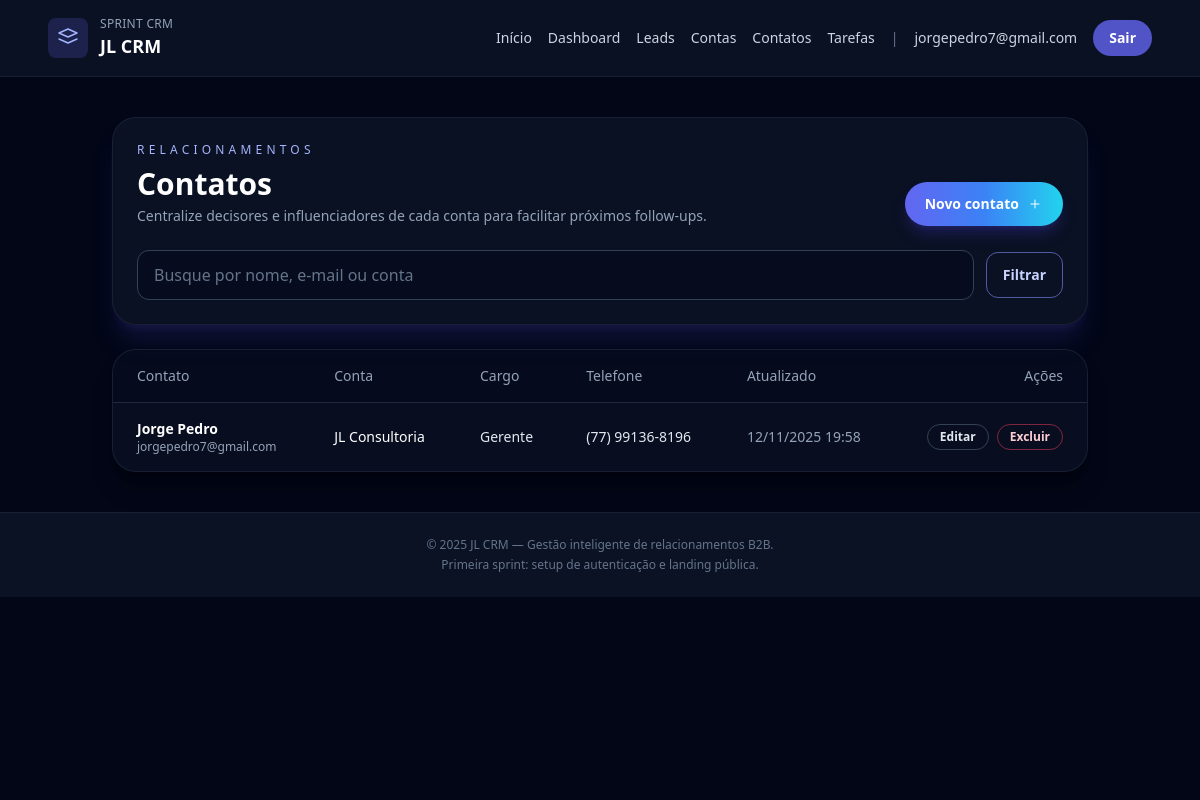
Screenshot of /contacts/ (signed in) with the database file from the repository.
### users/models.py (models this page shows, shortened)
class User(AbstractUser):
    username = None
    email = models.EmailField('E-mail', unique=True)
    date_joined = models.DateTimeField(default=timezone.now)
    USERNAME_FIELD = 'email'
    REQUIRED_FIELDS = []
    objects = CustomUserManager()

### contacts/models.py (models this page shows, shortened)
class Contact(models.Model):
    owner = models.ForeignKey(
        settings.AUTH_USER_MODEL,
        on_delete=models.CASCADE,
        related_name='contacts',
    )
    account = models.ForeignKey(
        Account,
        on_delete=models.CASCADE,
        related_name='contacts',
    )
    name = models.CharField('Nome completo', max_length=150)
    email = models.EmailField('E-mail')
    phone = models.CharField('Telefone', max_length=20, blank=True)
    position = models.CharField('Cargo', max_length=120, blank=True)
    created_at = models.DateTimeField('Criado em', auto_now_add=True)
    updated_at = models.DateTimeField('Atualizado em', auto_now=True)
    class Meta:
        ordering = ['name']
        verbose_name = 'Contato'
        verbose_name_plural = 'Contatos'
        unique_together = ('owner', 'email')

### accounts/models.py (models this page shows, shortened)
class Account(models.Model):
    owner = models.ForeignKey(
        settings.AUTH_USER_MODEL,
        on_delete=models.CASCADE,
        related_name='accounts',
    )
    name = models.CharField('Nome da empresa', max_length=150)
    industry = models.CharField('Segmento', max_length=100, blank=True)
    city = models.CharField('Cidade', max_length=100, blank=True)
    website = models.URLField('Site', blank=True)
    created_at = models.DateTimeField('Criado em', auto_now_add=True)
    updated_at = models.DateTimeField('Atualizado em', auto_now=True)
    class Meta:
        ordering = ['name']
        verbose_name = 'Conta'
        verbose_name_plural = 'Contas'
        unique_together = ('owner', 'name')

### contacts/views.py (the view)
# urls.py: path('', ContactListView.as_view(), name='list'),
class ContactListView(ContactBaseMixin, ListView):
    template_name = 'contacts/contact_list.html'
    context_object_name = 'contacts'
    paginate_by = 20
    def get_queryset(self):
        queryset = super().get_queryset()
        query = self.request.GET.get('q')
        if query:
            queryset = queryset.filter(
                Q(name__icontains=query)
                | Q(email__icontains=query)
                | Q(account__name__icontains=query)
            )
        return queryset

### contacts/views.py (called while the page is built)
    def get_queryset(self):
        return Contact.objects.filter(owner=self.request.user).select_related('account')

### templates/contacts/contact_list.html (shortened to what this page needs)
{% extends 'base.html' %}
{% block content %}
<section class="space-y-6">
    <header class="rounded-3xl border border-slate-800/70 bg-slate-900/70 p-6 shadow-xl shadow-indigo-900/30">
        <div class="flex flex-col gap-4 md:flex-row md:items-end md:justify-between">
            <div>
                <p class="text-xs uppercase tracking-[0.35em] text-indigo-300">Relacionamentos</p>
                <h1 class="mt-2 text-3xl font-semibold text-white">Contatos</h1>
                <p class="mt-1 text-sm text-slate-400">Centralize decisores e influenciadores de cada conta para facilitar próximos follow-ups.</p>
            </div>
            <a href="{% url 'contacts:create' %}" class="inline-flex items-center gap-2 rounded-full bg-gradient-to-r from-indigo-500 via-blue-500 to-cyan-400 px-5 py-3 text-sm font-semibold text-white shadow-lg shadow-indigo-800/40 transition hover:opacity-90">
                Novo contato
                <svg xmlns="http://www.w3.org/2000/svg" class="h-4 w-4" fill="none" viewBox="0 0 24 24" stroke="currentColor">
                    <path stroke-linecap="round" stroke-linejoin="round" stroke-width="1.5" d="M12 6v12m6-6H6" />
                </svg>
            </a>
        </div>
        <form method="get" class="mt-6 flex flex-col gap-3 md:flex-row md:items-center">
            <input type="text" name="q" value="{{ request.GET.q }}" placeholder="Busque por nome, e-mail ou conta" class="flex-1 rounded-xl border border-slate-700 bg-slate-950/40 px-4 py-3 text-slate-100 placeholder-slate-500 focus:border-indigo-400 focus:outline-none focus:ring-2 focus:ring-indigo-400/30">
            <button type="submit" class="rounded-xl border border-indigo-400/60 px-4 py-3 text-sm font-semibold text-indigo-200 transition hover:bg-indigo-500/20">Filtrar</button>
        </form>
    </header>
    {% if contacts %}
        <div class="overflow-hidden rounded-3xl border border-slate-800/70 bg-slate-900/50 shadow-xl shadow-black/30">
            <table class="min-w-full divide-y divide-slate-800 text-sm">
                <thead class="bg-slate-950/40 text-slate-400">
                    <tr>
                        <th scope="col" class="px-6 py-4 text-left font-medium">Contato</th>
                        <th scope="col" class="px-6 py-4 text-left font-medium">Conta</th>
                        <th scope="col" class="px-6 py-4 text-left font-medium">Cargo</th>
                        <th scope="col" class="px-6 py-4 text-left font-medium">Telefone</th>
                        <th scope="col" class="px-6 py-4 text-left font-medium">Atualizado</th>
                        <th scope="col" class="px-6 py-4 text-right font-medium">Ações</th>
                    </tr>
                </thead>
                <tbody class="divide-y divide-slate-800 text-slate-200">
                    {% for contact in contacts %}
                        <tr class="hover:bg-slate-900/80">
                            <td class="px-6 py-4">
                                <p class="font-semibold text-white">{{ contact.name }}</p>
                                <p class="text-xs text-slate-400">{{ contact.email }}</p>
                            </td>
                            <td class="px-6 py-4">
                                <p class="text-white">{{ contact.account.name }}</p>
                            </td>
                            <td class="px-6 py-4">{{ contact.position|default:'—' }}</td>
                            <td class="px-6 py-4">{{ contact.phone|default:'—' }}</td>
                            <td class="px-6 py-4 text-sm text-slate-400">{{ contact.updated_at|date:'d/m/Y H:i' }}</td>
                            <td class="px-6 py-4 text-right">
                                <div class="inline-flex gap-2">
                                    <a href="{% url 'contacts:update' contact.pk %}" class="rounded-full border border-slate-700 px-3 py-1 text-xs font-semibold text-slate-200 transition hover:border-indigo-400">Editar</a>
                                    <a href="{% url 'contacts:delete' contact.pk %}" class="rounded-full border border-rose-500/50 px-3 py-1 text-xs font-semibold text-rose-200 transition hover:bg-rose-500/20">Excluir</a>
                                </div>
                            </td>
                        </tr>
                    {% endfor %}
                </tbody>
            </table>
        </div>
    {% endif %}
</section>
{% endblock %}

### templates/base.html (shortened to what this page needs)
{% load static %}
<!DOCTYPE html>
<html lang="pt-BR" class="bg-slate-950">
<head>
    <script src="https://cdn.tailwindcss.com?plugins=forms,typography" defer></script>
</head>
<body class="min-h-screen bg-slate-950 font-sans text-slate-100">
    <div class="absolute inset-0 -z-10 bg-gradient-to-br from-slate-900 via-slate-950 to-slate-900"></div>
    <div class="absolute inset-x-0 top-0 -z-10 h-96 bg-gradient-to-br from-indigo-600/30 via-blue-500/10 to-transparent blur-3xl"></div>
    <header class="border-b border-slate-800/70 bg-slate-900/70 backdrop-blur">
        <div class="mx-auto flex max-w-6xl items-center justify-between px-6 py-4">
            <a href="/" class="flex items-center gap-3">
                <span class="rounded-lg bg-indigo-500/20 p-2 text-indigo-300">
                    <svg xmlns="http://www.w3.org/2000/svg" class="h-6 w-6" fill="none" viewBox="0 0 24 24" stroke="currentColor">
                        <path stroke-linecap="round" stroke-linejoin="round" stroke-width="1.5" d="M3 7l9-4 9 4-9 4-9-4zm0 6l9 4 9-4" />
                    </svg>
                </span>
                <div>
                    <p class="text-xs uppercase tracking-wide text-slate-400">Sprint CRM</p>
                    <p class="text-lg font-semibold text-white">JL CRM</p>
                </div>
            </a>
            <nav class="flex items-center gap-4 text-sm font-medium text-slate-300">
                <a href="/" class="transition hover:text-white">Início</a>
                {% if user.is_authenticated %}
                    <a href="{% url 'dashboard' %}" class="transition hover:text-white">Dashboard</a>
                    <a href="{% url 'leads:list' %}" class="transition hover:text-white">Leads</a>
                    <a href="{% url 'accounts:list' %}" class="transition hover:text-white">Contas</a>
                    <a href="{% url 'contacts:list' %}" class="transition hover:text-white">Contatos</a>
                    <a href="{% url 'tasks:list' %}" class="transition hover:text-white">Tarefas</a>
                    <span class="hidden text-slate-500 sm:inline">|</span>
                    <span class="hidden text-sm text-slate-300 sm:inline">{{ user.email }}</span>
                    <a href="{% url 'users:logout' %}" class="rounded-full bg-indigo-500/80 px-4 py-2 text-sm font-semibold text-white transition hover:bg-indigo-400/80">Sair</a>
                {% endif %}
            </nav>
        </div>
    </header>
    <main class="relative mx-auto flex w-full max-w-5xl flex-1 flex-col px-6 py-10">
        {% block content %}{% endblock %}
    </main>
    <footer class="border-t border-slate-800/70 bg-slate-900/70 py-6 text-center text-xs text-slate-500">
        <p>© {% now 'Y' %} JL CRM — Gestão inteligente de relacionamentos B2B.</p>
        <p class="mt-1">Primeira sprint: setup de autenticação e landing pública.</p>
    </footer>
</body>
</html>

### rows the page displays
User: email "jorgepedro7@gmail.com"
Contact: name "Jorge Pedro", email "jorgepedro7@gmail.com", account.name "JL Consultoria", position "Gerente", phone "(77) 99136-8196", updated_at "12/11/2025 19:58"
